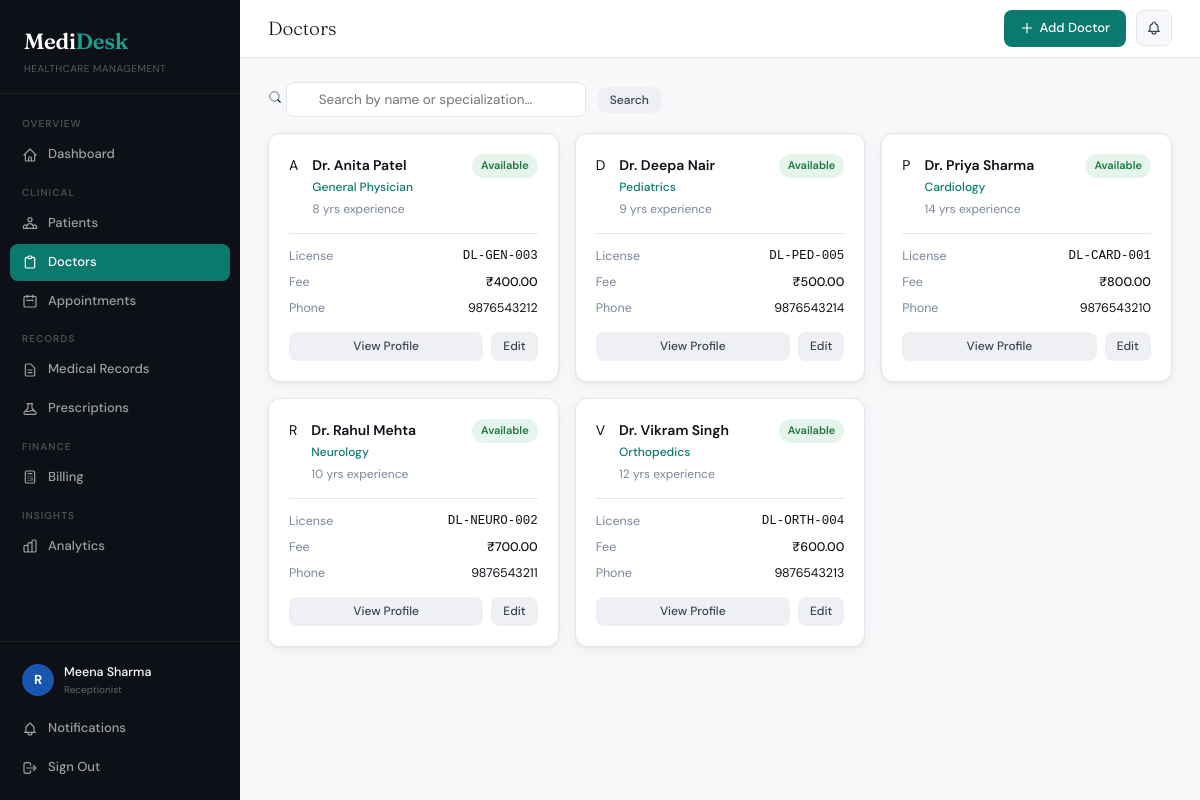
The app's page /doctors/ (signed in) with its own data.
### core/models.py (models this page shows, shortened)
class UserProfile(models.Model):
    ROLE_CHOICES = [
        ('admin', 'Administrator'), ('doctor', 'Doctor'),
        ('receptionist', 'Receptionist'), ('pharmacist', 'Pharmacist'), ('nurse', 'Nurse'),
    ]
    user = models.OneToOneField(User, on_delete=models.CASCADE, related_name='profile')
    role = models.CharField(max_length=20, choices=ROLE_CHOICES, default='receptionist')
    phone = models.CharField(max_length=10, validators=[phone_validator], blank=True)
    is_active_staff = models.BooleanField(default=True)
    created_at = models.DateTimeField(auto_now_add=True)

class Doctor(models.Model):
    SPECIALIZATIONS = [
        ('general', 'General Physician'), ('cardiology', 'Cardiology'),
        ('neurology', 'Neurology'), ('orthopedics', 'Orthopedics'),
        ('pediatrics', 'Pediatrics'), ('dermatology', 'Dermatology'),
        ('gynecology', 'Gynecology & Obstetrics'), ('psychiatry', 'Psychiatry'),
        ('ophthalmology', 'Ophthalmology'), ('ent', 'ENT'),
        ('oncology', 'Oncology'), ('radiology', 'Radiology'),
        ('urology', 'Urology'), ('nephrology', 'Nephrology'),
        ('gastroenterology', 'Gastroenterology'), ('endocrinology', 'Endocrinology'),
        ('pulmonology', 'Pulmonology'), ('rheumatology', 'Rheumatology'),
    ]
    user = models.OneToOneField(User, on_delete=models.CASCADE, null=True, blank=True, related_name='doctor_profile')
    name = models.CharField(max_length=200)
    specialization = models.CharField(max_length=50, choices=SPECIALIZATIONS)
    license_number = models.CharField(max_length=50, unique=True)
    phone = models.CharField(max_length=10, validators=[phone_validator])
    email = models.EmailField(unique=True)
    qualification = models.CharField(max_length=300)
    experience_years = models.PositiveIntegerField(default=0)
    consultation_fee = models.DecimalField(max_digits=8, decimal_places=2, default=500.00)
    available_days = models.CharField(max_length=200, default='Mon,Tue,Wed,Thu,Fri')
    slot_duration_minutes = models.PositiveIntegerField(default=15)
    morning_start = models.TimeField(null=True, blank=True)
    morning_end = models.TimeField(null=True, blank=True)
    evening_start = models.TimeField(null=True, blank=True)
    evening_end = models.TimeField(null=True, blank=True)
    is_available = models.BooleanField(default=True)
    created_at = models.DateTimeField(auto_now_add=True)
    class Meta:
        ordering = ['name']

### core/views.py (the view)
# urls.py: path('doctors/', views.doctor_list, name='doctor_list'),
@login_required
def doctor_list(request):
    q = request.GET.get('q', '')
    spec = request.GET.get('spec', '')
    doctors = Doctor.objects.all()
    if q:
        doctors = doctors.filter(Q(name__icontains=q) | Q(specialization__icontains=q))
    if spec:
        doctors = doctors.filter(specialization=spec)
    specializations = Doctor.SPECIALIZATIONS
    return render(request, 'core/doctor_list.html', {'doctors': doctors, 'q': q, 'spec': spec, 'specializations': specializations})

### core/context_processors.py (called while the page is built)
def user_role(request):
    if not request.user.is_authenticated:
        return {'user_role': '', 'user_profile': None}
    if request.user.is_superuser:
        return {'user_role': 'admin', 'user_profile': None}
    try:
        profile = request.user.profile
        return {'user_role': profile.role, 'user_profile': profile}
    except Exception:
        profile, _ = UserProfile.objects.get_or_create(
            user=request.user,
            defaults={'role': 'receptionist'}
        )
        return {'user_role': profile.role, 'user_profile': profile}

### core/templates/core/doctor_list.html (shortened to what this page needs)
{% extends 'core/base.html' %}
{% block page_title %}Doctors{% endblock %}
{% block topbar_actions %}
<a href="/doctors/new/" class="btn btn-primary">
  <svg width="14" height="14" fill="none" stroke="currentColor" viewBox="0 0 24 24"><path stroke-linecap="round" stroke-linejoin="round" stroke-width="2" d="M12 4v16m8-8H4"/></svg>
  Add Doctor
</a>
{% endblock %}
{% block content %}
<div class="search-bar">
  <form method="get" style="display:flex;gap:12px;align-items:center;">
    <div class="search-input-wrap">
      <svg width="14" height="14" fill="none" stroke="currentColor" viewBox="0 0 24 24"><circle cx="11" cy="11" r="8"/><path d="m21 21-4.35-4.35" stroke-linecap="round" stroke-width="2"/></svg>
      <input type="text" name="q" value="{{ q }}" placeholder="Search by name or specialization…" class="search-input">
    </div>
    <button type="submit" class="btn btn-secondary btn-sm">Search</button>
  </form>
</div>
<div style="display:grid;grid-template-columns:repeat(auto-fill,minmax(280px,1fr));gap:16px;">
  {% for doctor in doctors %}
  <div class="card">
    <div class="card-body">
      <div style="display:flex;align-items:flex-start;gap:14px;margin-bottom:14px;">
        <div class="doc-avatar">{{ doctor.name|first }}</div>
        <div style="flex:1;">
          <div style="font-weight:600;color:var(--ink);font-size:14px;">Dr. {{ doctor.name }}</div>
          <div style="font-size:12px;color:var(--teal);font-weight:500;margin-top:2px;">{{ doctor.get_specialization_display }}</div>
          <div style="font-size:12px;color:var(--ink-3);margin-top:2px;">{{ doctor.experience_years }} yrs experience</div>
        </div>
        <span class="badge {% if doctor.is_available %}badge-active{% else %}badge-cancelled{% endif %}">
          {% if doctor.is_available %}Available{% else %}Unavailable{% endif %}
        </span>
      </div>
      <div style="display:flex;flex-direction:column;gap:6px;padding-top:12px;border-top:1px solid var(--border);">
        <div style="display:flex;justify-content:space-between;font-size:12.5px;">
          <span style="color:var(--ink-3);">License</span>
          <span style="font-family:monospace;color:var(--ink);">{{ doctor.license_number }}</span>
        </div>
        <div style="display:flex;justify-content:space-between;font-size:12.5px;">
          <span style="color:var(--ink-3);">Fee</span>
          <span style="color:var(--ink);font-weight:500;">₹{{ doctor.consultation_fee }}</span>
        </div>
        <div style="display:flex;justify-content:space-between;font-size:12.5px;">
          <span style="color:var(--ink-3);">Phone</span>
          <span style="color:var(--ink);">{{ doctor.phone }}</span>
        </div>
      </div>
      <div style="display:flex;gap:8px;margin-top:14px;">
        <a href="/doctors/{{ doctor.pk }}/" class="btn btn-secondary btn-sm" style="flex:1;justify-content:center;">View Profile</a>
        <a href="/doctors/{{ doctor.pk }}/edit/" class="btn btn-secondary btn-sm">Edit</a>
      </div>
    </div>
  </div>
  {% endfor %}
</div>
{% endblock %}

### core/templates/core/base.html (shortened to what this page needs)
<!DOCTYPE html>
<html lang="en">
<head>
</head>
<body>
{% if user.is_authenticated %}
<aside class="sidebar">
  <div class="sidebar-logo">
    <div class="brand">Medi<span>Desk</span></div>
    <div class="tagline">Healthcare Management</div>
  </div>
  <nav class="sidebar-nav">
    <div class="nav-label">Overview</div>
    <a href="/dashboard/" class="nav-item {% if request.resolver_match.url_name == 'dashboard' %}active{% endif %}">
      <svg fill="none" stroke="currentColor" viewBox="0 0 24 24"><path stroke-linecap="round" stroke-linejoin="round" stroke-width="1.8" d="M3 12l2-2m0 0l7-7 7 7M5 10v10a1 1 0 001 1h3m10-11l2 2m-2-2v10a1 1 0 01-1 1h-3m-6 0a1 1 0 001-1v-4a1 1 0 011-1h2a1 1 0 011 1v4a1 1 0 001 1m-6 0h6"/></svg>
      Dashboard
    </a>
    {% if not user_role == 'pharmacist' %}
    <div class="nav-label">Clinical</div>
    <a href="/patients/" class="nav-item {% if 'patient' in request.resolver_match.url_name %}active{% endif %}">
      Patients
    </a>
    {% endif %}
    {% if user.is_superuser or user_role == 'admin' or user_role == 'receptionist' %}
    <a href="/doctors/" class="nav-item {% if 'doctor' in request.resolver_match.url_name %}active{% endif %}">
      <svg fill="none" stroke="currentColor" viewBox="0 0 24 24"><path stroke-linecap="round" stroke-linejoin="round" stroke-width="1.8" d="M9 5H7a2 2 0 00-2 2v12a2 2 0 002 2h10a2 2 0 002-2V7a2 2 0 00-2-2h-2M9 5a2 2 0 002 2h2a2 2 0 002-2M9 5a2 2 0 012-2h2a2 2 0 012 2"/></svg>
      Doctors
    </a>
    {% endif %}
    {% if not user_role == 'pharmacist' %}
    <a href="/appointments/" class="nav-item {% if 'appointment' in request.resolver_match.url_name %}active{% endif %}">
      <svg fill="none" stroke="currentColor" viewBox="0 0 24 24"><path stroke-linecap="round" stroke-linejoin="round" stroke-width="1.8" d="M8 7V3m8 4V3m-9 8h10M5 21h14a2 2 0 002-2V7a2 2 0 00-2-2H5a2 2 0 00-2 2v12a2 2 0 002 2z"/></svg>
      Appointments
    </a>
    {% endif %}
    {% if not user_role == 'pharmacist' %}
    <div class="nav-label">Records</div>
    <a href="/records/" class="nav-item {% if 'record' in request.resolver_match.url_name %}active{% endif %}">
      <svg fill="none" stroke="currentColor" viewBox="0 0 24 24"><path stroke-linecap="round" stroke-linejoin="round" stroke-width="1.8" d="M9 12h6m-6 4h6m2 5H7a2 2 0 01-2-2V5a2 2 0 012-2h5.586a1 1 0 01.707.293l5.414 5.414a1 1 0 01.293.707V19a2 2 0 01-2 2z"/></svg>
      Medical Records
    </a>
    {% endif %}
    <a href="/prescriptions/" class="nav-item {% if 'prescription' in request.resolver_match.url_name %}active{% endif %}">
      Prescriptions
    </a>
    {% if user.is_superuser or user_role == 'admin' or user_role == 'receptionist' %}
    <div class="nav-label">Finance</div>
    <a href="/billing/" class="nav-item {% if 'bill' in request.resolver_match.url_name %}active{% endif %}">
      <svg fill="none" stroke="currentColor" viewBox="0 0 24 24"><path stroke-linecap="round" stroke-linejoin="round" stroke-width="1.8" d="M9 7h6m0 10v-3m-3 3h.01M9 17h.01M9 14h.01M12 14h.01M15 11h.01M12 11h.01M9 11h.01M7 21h10a2 2 0 002-2V5a2 2 0 00-2-2H7a2 2 0 00-2 2v14a2 2 0 002 2z"/></svg>
      Billing
    </a>
    {% endif %}
    {% if user.is_superuser or user_role == 'admin' or user_role == 'doctor' or user_role == 'receptionist' %}
    <div class="nav-label">Insights</div>
    <a href="/analytics/" class="nav-item {% if request.resolver_match.url_name == 'analytics' %}active{% endif %}">
      Analytics
    </a>
    {% endif %}
  </nav>
  <div class="sidebar-footer">
    <div class="user-block">
      <div class="user-av av-{% if user.is_superuser %}admin{% else %}{{ user_role|default:'admin' }}{% endif %}">
        {{ user.username|first|upper }}
      </div>
      <div>
        <div class="user-name">{{ user.get_full_name|default:user.username }}</div>
        <div class="user-role">
          {% if user.is_superuser %}Administrator
          {% else %}{{ user_profile.get_role_display|default:"Staff" }}{% endif %}
        </div>
      </div>
    </div>
    <a href="/notifications/" class="nav-item {% if request.resolver_match.url_name == 'notifications' %}active{% endif %}">
      Notifications
    </a>
    <a href="/logout/" class="nav-item">
      <svg fill="none" stroke="currentColor" viewBox="0 0 24 24"><path stroke-linecap="round" stroke-linejoin="round" stroke-width="1.8" d="M17 16l4-4m0 0l-4-4m4 4H7m6 4v1a3 3 0 01-3 3H6a3 3 0 01-3-3V7a3 3 0 013-3h4a3 3 0 013 3v1"/></svg>
      Sign Out
    </a>
  </div>
</aside>
<div class="main-wrap">
  <div class="topbar">
    <div class="topbar-title">{% block page_title %}<strong>Dashboard</strong>{% endblock %}</div>
    <div class="topbar-right">
      {% block topbar_actions %}{% endblock %}
      <a href="/notifications/" class="notif-btn" title="Notifications">
      </a>
    </div>
  </div>
  <div class="page-content">
    {% block content %}{% endblock %}
  </div>
</div>
{% else %}
{% block auth_content %}{% endblock %}
{% endif %}
</body>
</html>

### core/templates/core/base.html (style rules this page uses)
:root { --ink:#0d1117;--ink-2:#3b4452;--ink-3:#7a8699;--surface:#f7f8fa;--surface-2:#eef0f4;--white:#fff;--teal:#0b7a6e;--teal-light:#e6f4f2;--teal-mid:#1aa395;--amber:#e87c1e;--amber-light:#fef3e6;--rose:#c0392b;--rose-light:#fdecea;--blue:#1a56b0;--blue-light:#e8f0fd;--green:#1a7a3e;--green-light:#e6f5ec;--border:#e2e6ed;--shadow:0 1px 3px rgba(13,17,23,.06),0 4px 16px rgba(13,17,23,.04);--shadow-md:0 2px 8px rgba(13,17,23,.08),0 8px 32px rgba(13,17,23,.06);--radius:12px;--radius-sm:8px; }
* { box-sizing:border-box;margin:0;padding:0; }
body { font-family:'DM Sans',sans-serif;background:var(--surface);color:var(--ink);font-size:14px;line-height:1.6;min-height:100vh; }
a { color:inherit;text-decoration:none; }
.sidebar { position:fixed;top:0;left:0;width:240px;height:100vh;background:var(--ink);display:flex;flex-direction:column;z-index:100;overflow:hidden; }
.sidebar-logo { padding:24px 24px 16px;border-bottom:1px solid rgba(255,255,255,.08); }
.brand { font-family:'Fraunces',serif;font-size:22px;font-weight:600;color:#fff;letter-spacing:-.3px; }
.brand span { color:var(--teal-mid); }
.tagline { font-size:10px;color:rgba(255,255,255,.3);margin-top:2px;letter-spacing:.5px;text-transform:uppercase; }
.sidebar-nav { padding:12px 10px;flex:1;overflow-y:auto; }
.nav-label { font-size:10px;font-weight:600;color:rgba(255,255,255,.25);letter-spacing:1px;text-transform:uppercase;padding:10px 12px 4px; }
.nav-item { display:flex;align-items:center;gap:10px;padding:8px 12px;border-radius:8px;color:rgba(255,255,255,.6);font-size:13px;font-weight:500;transition:all .15s;margin-bottom:2px;cursor:pointer; }
.nav-item.active { background:var(--teal);color:#fff; }
.nav-item svg { width:16px;height:16px;flex-shrink:0; }
.sidebar-footer { padding:12px 10px;border-top:1px solid rgba(255,255,255,.08); }
.user-block { display:flex;align-items:center;gap:10px;padding:8px 12px;border-radius:8px;margin-bottom:4px; }
.user-av { width:32px;height:32px;border-radius:50%;display:flex;align-items:center;justify-content:center;font-size:13px;font-weight:700;color:#fff;flex-shrink:0; }
.user-name { font-size:12.5px;font-weight:500;color:#fff; }
.user-role { font-size:10px;color:rgba(255,255,255,.35);text-transform:capitalize; }
.av-receptionist { background:#1a56b0; }
.main-wrap { margin-left:240px;min-height:100vh; }
.topbar { background:#fff;border-bottom:1px solid var(--border);padding:0 28px;height:58px;display:flex;align-items:center;justify-content:space-between;position:sticky;top:0;z-index:50; }
.topbar-title { font-family:'Fraunces',serif;font-size:19px;font-weight:300;color:var(--ink); }
.topbar-right { display:flex;align-items:center;gap:10px; }
.notif-btn { position:relative;width:36px;height:36px;border-radius:8px;background:var(--surface);border:1px solid var(--border);display:flex;align-items:center;justify-content:center;cursor:pointer;color:var(--ink-2);text-decoration:none; }
.btn { display:inline-flex;align-items:center;gap:6px;padding:8px 16px;border-radius:var(--radius-sm);font-size:13px;font-weight:500;font-family:'DM Sans',sans-serif;cursor:pointer;border:none;transition:all .15s;text-decoration:none; }
.btn-primary { background:var(--teal);color:#fff; }
.btn-secondary { background:var(--surface-2);color:var(--ink-2); }
.btn-sm { padding:5px 12px;font-size:12px; }
.page-content { padding:24px 28px; }
.card { background:#fff;border:1px solid var(--border);border-radius:var(--radius);box-shadow:var(--shadow); }
.card-body { padding:20px; }
.badge { display:inline-flex;align-items:center;padding:3px 9px;border-radius:20px;font-size:11px;font-weight:600; }
.badge-completed,.badge-paid,.badge-active,.badge-dispensed { background:var(--green-light);color:var(--green); }
.search-bar { display:flex;gap:10px;align-items:center;margin-bottom:16px; }
.search-input { padding:8px 12px 8px 32px;border:1.5px solid var(--border);border-radius:var(--radius-sm);font-family:'DM Sans',sans-serif;font-size:13.5px;background:#fff;width:300px; }

### records on screen
UserProfile: role "Receptionist"
Doctor: name|first "A", name "Anita Patel", specialization "General Physician", experience_years "8", is_available "Available", license_number "DL-GEN-003", consultation_fee "400.00", phone "9876543212"
Doctor: name|first "D", name "Deepa Nair", specialization "Pediatrics", experience_years "9", is_available "Available", license_number "DL-PED-005", consultation_fee "500.00", phone "9876543214"
Doctor: name|first "P", name "Priya Sharma", specialization "Cardiology", experience_years "14", is_available "Available", license_number "DL-CARD-001", consultation_fee "800.00", phone "9876543210"
Doctor: name|first "R", name "Rahul Mehta", specialization "Neurology", experience_years "10", is_available "Available", license_number "DL-NEURO-002", consultation_fee "700.00", phone "9876543211"
Doctor: name|first "V", name "Vikram Singh", specialization "Orthopedics", experience_years "12", is_available "Available", license_number "DL-ORTH-004", consultation_fee "600.00", phone "9876543213"

### other values on screen
{{ user.username|first|upper }} "R"
{{ user.get_full_name|default:user.username }} "Meena Sharma"
